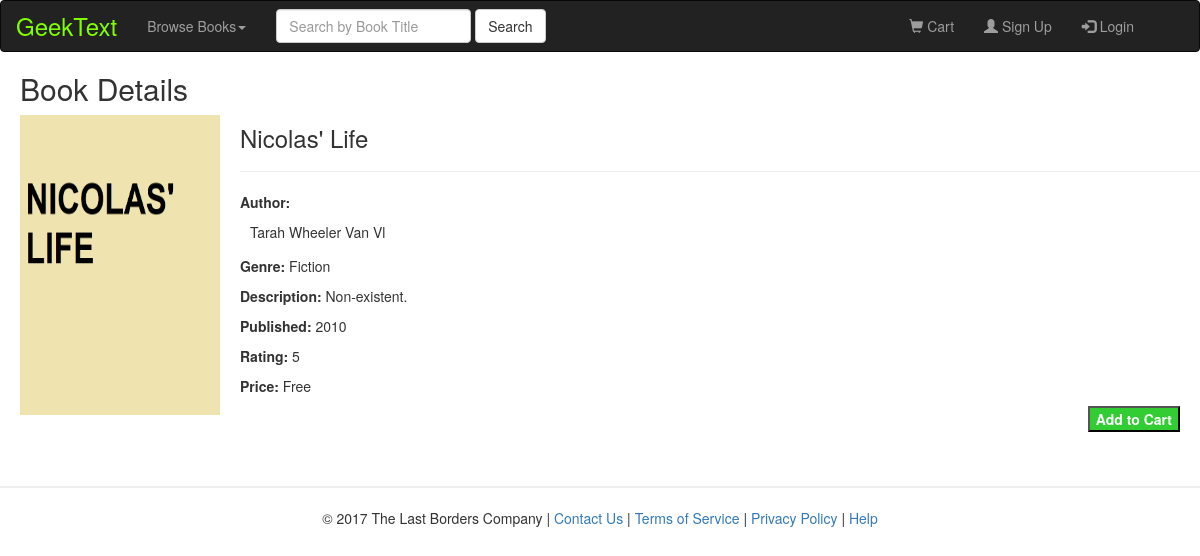
The page /book_details.php?bookid=2 on the database as committed earlier.
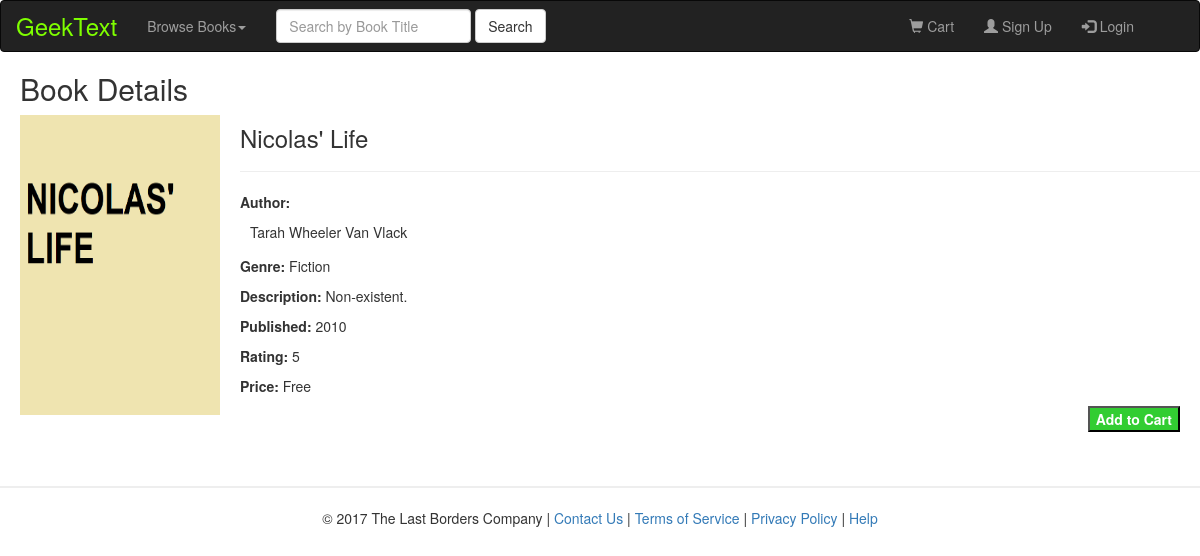
The same page on the database as committed later.
### tables this page shows
CREATE TABLE `books` (
  `id` int(11) NOT NULL,
  `title` varchar(30) NOT NULL,
  `description` varchar(500) NOT NULL,
  `genre` varchar(15) NOT NULL,
  `rating` float NOT NULL,
  `price` varchar(6) NOT NULL,
  `published_year` varchar(4) NOT NULL,
  `author` varchar(30) NOT NULL
);

### book_details.php (the view, shortened to what this page needs)
<html lang="en">
<head>
</head>
<body>
<?php
	include("header.php");
	$link = mysqli_connect("localhost", "root", "", "geek_text");
	$id = mysqli_real_escape_string($link, $_REQUEST['bookid']);
	$sql = "SELECT * FROM books WHERE id = $id";
	$result = mysqli_query($link, $sql);
	$row=mysqli_fetch_array($result);
	echo'<h2 style="margin-left: 20;">Book Details</h2>';
	echo'<p style="float: left;"><img src="images/'. $row["id"] .'.png" height="300px" width="200px" border="1px" hspace="20"></a></p>
		<h3>'. $row["title"] .'</h3>
		<hr>
		<p>
			<b>Author: </b>
			<form action="book_authors.php" method="get">
			<button style="background:none; border:none; padding:0; margin-left:10px;" type="submit" value="'. $row["author"] .'" name="author" >'. $row["author"] .'</button>
			</form>
		</p>
		<p style="margin-left: 240px"><b>Genre: </b>'. $row["genre"] .'</p>
		<p style="margin-left: 240px; margin-right:20px;"><b>Description: </b>'. $row["description"] .'</p>
		<p style="margin-left: 240px"><b>Published: </b>'. $row["published_year"] .'</p>
		<p style="margin-left: 240px"><b>Rating: </b>'. $row["rating"] .'</p>
		<p style="margin-left: 240px"><b>Price: </b>'. $row["price"] .'</p>
		<p style="float:right; margin-right:20px;"><button style="background-color:limegreen; color:white;"><strong>Add to Cart</strong></button></p>';
	include("footer.php");
?>
</body>
</html>

### header.php (shortened to what this page needs)
<html lang="en">
<head>
  <link rel="stylesheet" href="https://maxcdn.bootstrapcdn.com/bootstrap/3.3.7/css/bootstrap.min.css">
</head>
<body>
<nav class="navbar navbar-inverse">
  <div class="container-fluid">
    <div class="navbar-header">
      <a class="navbar-brand" style="color:chartreuse; font-size: 24;" href="./">GeekText</a>
    </div>
    <ul class="nav navbar-nav">
      <li class="dropdown"><a class="dropdown-toggle" data-toggle="dropdown" href="#">Browse Books<span class="caret"></span></a>
      </li>
    </ul>
    <form class="navbar-form navbar-left" action="book_search.php" method="post">
		<div class="form-group">
			<input type="text" class="form-control" placeholder="Search by Book Title" name="title">
		</div>
		<button type="submit" class="btn btn-default">Search</button>
	</form>
    <ul class="nav navbar-nav navbar-right">
    <?php
				if(!isset($_SESSION['username'])){
					echo'<li><a href="./shopping_cart.php"><span class="glyphicon glyphicon-shopping-cart"></span> Cart</a></li>
						 <li><a href="./create_account.php"><span class="glyphicon glyphicon-user"></span> Sign Up</a></li>
						 <li><a href="./sign_in.php"><span class="glyphicon glyphicon-log-in"></span> Login</a></li>';
				}
    ?>
     <li style="float:right;">
        <a style="display:block; color:white; text-align:center; padding:15px 25px; text-decoration:none;" href="./shopping_cart.php"></a>
     </li>
    </ul>
  </div>
</nav>
</body>
</html>

### footer.php (shortened to what this page needs)
<html lang="en">
<head>
<link rel="stylesheet" type="text/css" href="style.css">
</head>
<body>
<br>
<br>
<br>
<hr style="border-width:2px;">
<p class= "footerbottom">
	© 2017 The Last Borders Company |
	<a href="./contact.php">Contact Us</a> |
	<a href="./terms.php">Terms of Service</a> |
	<a href="./privacy.php">Privacy Policy</a> |
	<a href="./help.php">Help</a>
</p>
</body>
</html>

### style.css (style rules this page uses)
.footerbottom { text-align: center; font-size:1em; background-color: #fff; width: 100%; height:20px; }

Rows that differ between the two databases and show on the page:
changed books "Nicolas' Life": author "Tarah Wheeler Van Vl" → "Tarah Wheeler Van Vlack"
